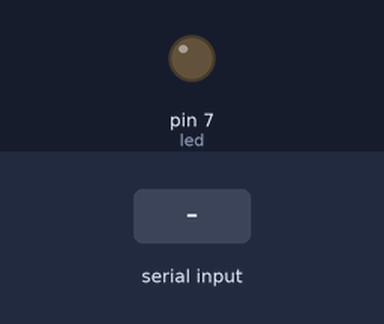
Recording of a sketch running on a simulated Arduino Uno, built with avr-gcc and run on an emulated ATmega328P. Shown: output pins drawn as LEDs (lit = HIGH). The inputs (shaded band) are chosen by the test bench.

Above: at 1.2 s.
1.3 s: "ON\n" received over Serial
At 1.8 s:
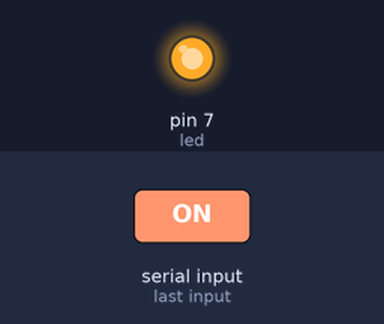
2.8 s: "1\n" received over Serial
At 4.1 s:
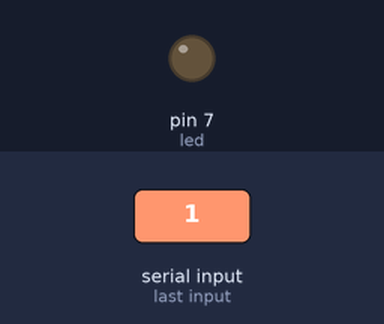
Timing chart, 0 to 5.8 s (numbered marks = the images above; inputs shaded):
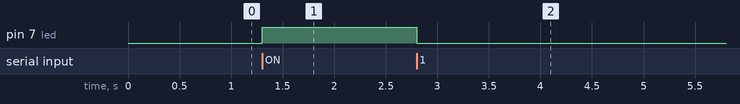

Measured:
- after the input at 1.3 s, pin 7 (led): LOW → HIGH at once
- after the input at 2.8 s, pin 7 (led): HIGH → LOW at once

The sketch:

ArduSerial.ino
```cpp
//#include <AFMotor.h>

int led = 7;
//AF_Stepper motor1(200,1);

void setup() {
  Serial.begin(9600);
  //motor1.setSpeed(100);
  pinMode(led, OUTPUT);
}

void loop() {
  if (Serial.available() > 0) {
    String data = Serial.readStringUntil('\n');
    if (data == "ON") {
      //motor1.step(200, FORWARD, SINGLE);
      digitalWrite(led, HIGH);
    } else {
      digitalWrite(led, LOW);
    }
  }
}
```
